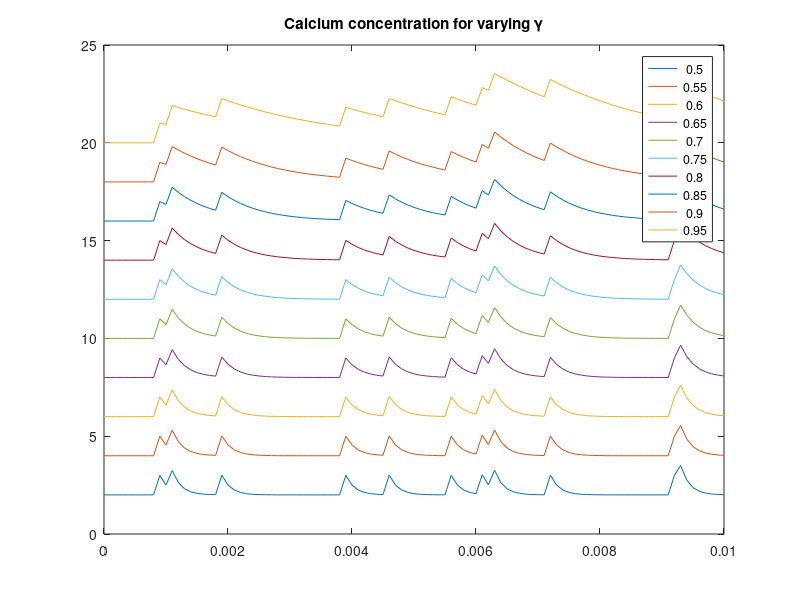
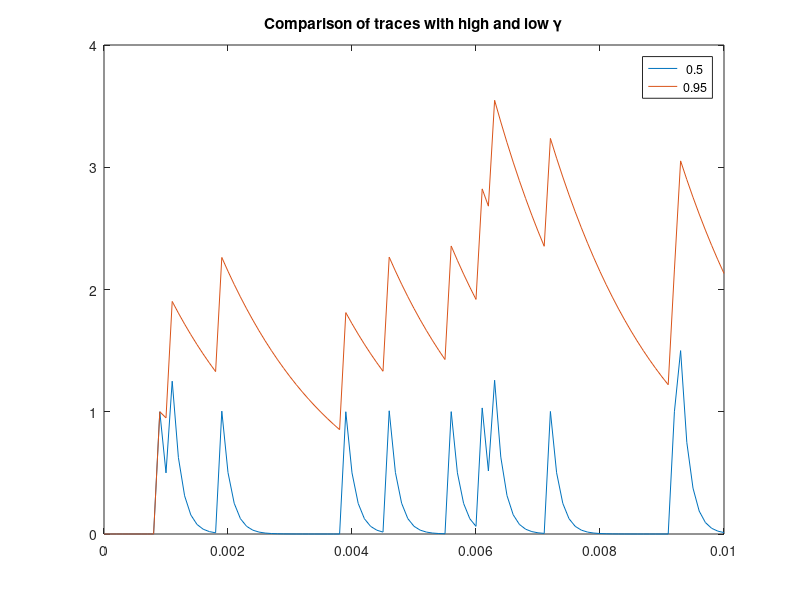
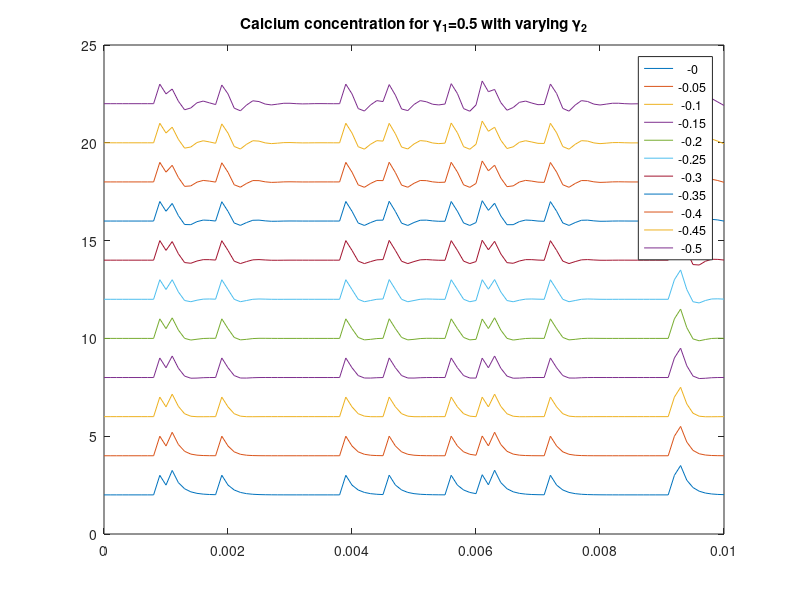
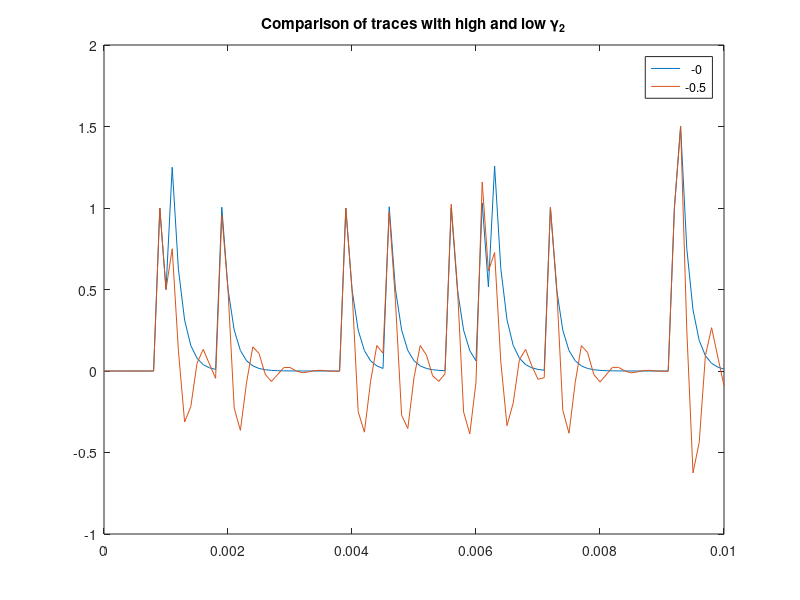

MATLAB code for these plots, in order:
%% Autoregressive Model for Calcium Dynamics
% An autoregressive process operates under the assumption that past
% states
% affect current states. An autoregressive process of order 1 means that
% each state is affected by the state immediately preceding it, order 2
% means that each state is affected by the two states immediately prior,
% etc. An autoregressive process of order p (AR(p)) is defined as follows:
%%
% $$X_t = c + \sum_{i=1}^p\gamma_iX_{t-i} + \epsilon_t$$
%%
% where $c$ is a constant, $\gamma_i$ are the coefficients of the process
% and $\epsilon_t$ is white noise. In this tutorial, we will look at an AR
% process that incorporates spike data to generate a model of calcium
% dynamics. The goal is to get an intuitive understanding of how this
% particular calcium model works in order to understand its role in calcium
% data analysis.
%
%% Generate spikes from exponential distribution
rate = 1000; % spike rate (Hz)
dur = .01; % duration of trial (s)
dt = 0.0001; % time step (s)
T = (0:dt:dur);

spikes = zeros(dur/dt+1,1);

% Generating spikes from a exponential distribution
for t=1:length(T)
    if (rate*dt)>=rand
        spikes(t) = 1;
    end
end

%% Applying the AR model to Action Potentials
% Before implementing the calculation, consider what each of the parameters
% in the model does. Look again at the AR model.
%%
% $c(t) = \sum_{j=1}^p\gamma_jc(t-j)+s(t)$ 
%%
% Consider the following for $p=1$:
%%
% * What does the parameter $\gamma_1$ represent? 
% * How do changes to $\gamma_1$ affect the calcium signal? 
% * What are reasonable values for this parameter?
%%
% Look at what happens when we vary $\gamma_1$:
p = 1;
Gamma = (.5:.05:.99);
calcium = zeros(length(spikes),numel(Gamma));
for g = 1:numel(Gamma)
    gamma = Gamma(g);
    for t = 2:length(spikes)
        calcium(t,g) = gamma(p)*calcium(t-p,g)+spikes(t);
    end
    figure(1); plot((0:dt:dur),calcium(:,g)+2*g); hold on
end
title('Calcium concentration for varying \gamma')
hold off;
legend(num2str(Gamma'))
%%
% Can you tell what's happening?
% What if we overlay the plots of the calcium signal with the highest and
% lowest values of $\gamma$.
figure(2); plot((0:dt:dur),calcium(:,[1,g]))
legend(num2str(Gamma([1,g])'))
title('Comparison of traces with high and low \gamma')
%%
% Let's do one more comparison: are the peaks in the same place?

[~,peaklocs] = arrayfun(@(i) findpeaks(calcium(:,i)),[1;g],...
    'uniformoutput',false);
disp(cat(2,peaklocs{:}))

%%
% Great! Looks like yes! Now, let's look at what happens when $p=2$. We
% will start by holding $\gamma_1$ constant and varying $\gamma_2$.
p = 2;
gamma1 = 0.5;
Gamma = -(0:.05:.5);
calcium = zeros(length(spikes),numel(Gamma));
for g = 1:numel(Gamma)
    gamma = [gamma1; Gamma(g)];
    for t = 3:length(spikes)
        calcium(t,g) = gamma(1)*calcium(t-1,g)+gamma(2)*calcium(t-2,g)+spikes(t);
    end
    figure(3); plot((0:dt:dur),calcium(:,g)+2*g); hold on
end
title('Calcium concentration for \gamma_1=0.5 with varying \gamma_2')
hold off;
legend(num2str(Gamma'))

%%
% Look at the values of |Gamma|. Why do you think those values were chosen?
% Change the parameters and see what happens. Try the following:
%% 
% * Gamma = (0:.05:.5);
% * Gamma = (.2:.05:.7);
% * Gamma = -(1.2:.05:1.7);
%%
% See if you can explain the behavior that you see in each plot.
%%
% Can you tell what's happening this time? Let's do the same as before and
% overlay the plots of the calcium signal with the highest and
% lowest values of $\gamma$.
figure(4); plot((0:dt:dur),calcium(:,[1,g]))
legend(num2str(Gamma([1,g])'))
title('Comparison of traces with high and low \gamma_2')

%% 
% There are some pretty obvious differences now. Okay, now that we have
% seen that, let's see what happens when we hold $\gamma_2$ constant and
% vary $\gamma_1$.
p = 2;
gamma2 = 0.5;
Gamma = (0:.05:.49);
calcium = zeros(length(spikes),numel(Gamma));
for g = 1:numel(Gamma)
    gamma = [Gamma(g); gamma2];
    for t = 3:length(spikes)
        calcium(t,g) = gamma(1)*calcium(t-1,g)+gamma(2)*calcium(t-2,g)+spikes(t);
    end
    figure(5); plot((0:dt:dur),calcium(:,g)+2*g); hold on
end
title('Calcium concentration for \gamma_2=0.5 with varying \gamma_1')
hold off;
legend(num2str(Gamma'))

% Compare highest and lowest values of gamma(2)
figure(6); plot((0:dt:dur),calcium(:,[1,g]))
legend(num2str(Gamma([1,g])'))
title('Comparison of traces with high and low \gamma_1')
%%
% Look at what you see and think about how different values of the AR
% coefficients change the behavior of the calcium signal. 